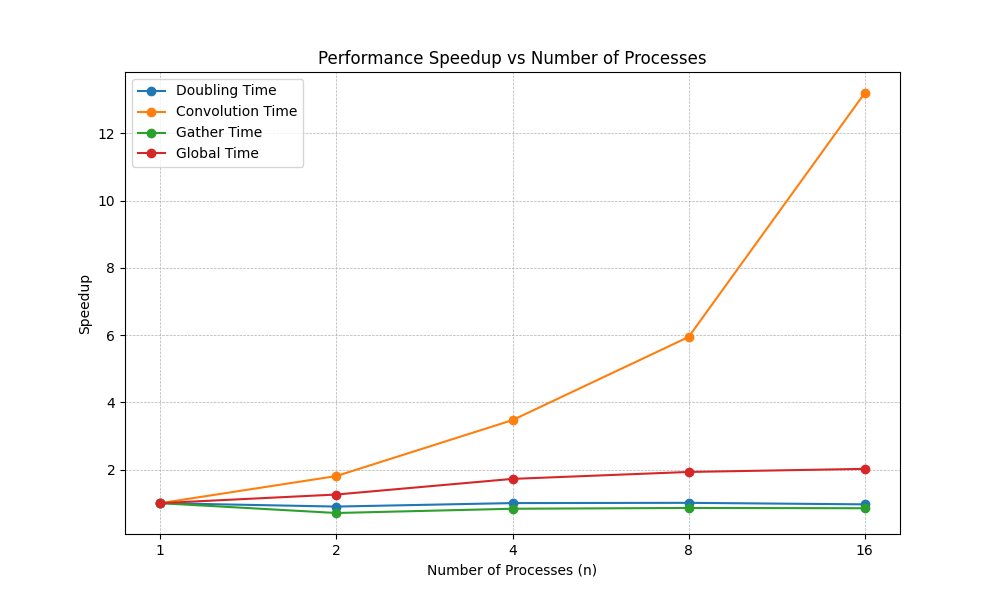

This chart was generated by the following Python code:
import matplotlib.pyplot as plt
import numpy as np

# Data from the table
n_values = [1, 2, 4, 8, 16]
metrics = {
    "Doubling Time": [3.602, 4.009, 3.594, 3.567, 3.735],
    "Convolution Time": [19.852, 10.991, 5.721, 3.340, 1.504],
    "Gather Time": [3.230, 4.567, 3.874, 3.768, 3.804],
    "Global Time": [29.721, 23.647, 17.261, 15.416, 14.712],
}

# Calculate speedup for each metric
speedup_metrics = {
    metric: [values[0] / value for value in values]
    for metric, values in metrics.items()
}

# Plot each metric's speedup
plt.figure(figsize=(10, 6))
for metric, speedup_values in speedup_metrics.items():
    plt.plot(n_values, speedup_values, marker='o', label=metric)

# Formatting the plot
plt.xlabel("Number of Processes (n)")
plt.ylabel("Speedup")
plt.title("Performance Speedup vs Number of Processes")
plt.xscale("log", base=2)  # Log scale for better visualization
plt.xticks(n_values, labels=[str(n) for n in n_values])
plt.legend()
plt.grid(True, which="both", linestyle="--", linewidth=0.5)

# Show plot
plt.show()
